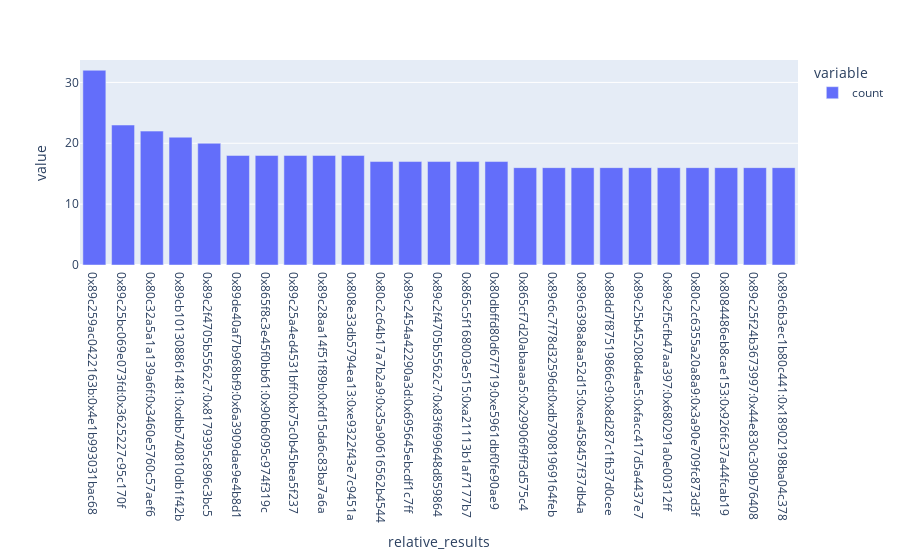

Notebook source saved alongside this figure:
### Code cell
px.bar(sitios_relativos)

### Figure 1 — Plotly figure (JSON) as saved in the notebook; plotly's stock layout.template omitted (floating-point values rounded to 4 significant figures)
{"data": [{"alignmentgroup": "True", "hovertemplate": "variable=count<br>relative_results=%{x}<br>value=%{y}<extra></extra>", "legendgroup": "count", "marker": {"color": "#636efa", "pattern": {"shape": ""}}, "name": "count", "offsetgroup": "count", "orientation": "v", "showlegend": true, "textposition": "auto", "type": "bar", "x": ["0x89c259ac0422163b:0x4e1b993031bac68", "0x89c25bc069e073fd:0x3625227c95c170f", "0x80c32a5a1a139a6f:0x3460e5760c57aef6", "0x89cb101308861481:0xdbb740810db1f42b", "0x89c2f4705b5562c7:0x8179395c896c3bc5", "0x89de40af7b968bf9:0x6a3909dae9e4b8d1", "0x865f8c3e45f0bb61:0x90b6095c974f319c", "0x89c25a4ed4531bff:0xb75c0b45bea5f237", "0x89c28aa14f51f89b:0xfd15da6c83ba7a6a", "0x808e33db5794ea13:0xe9322f43e7c9451a", "0x80c2c64b17a7b2a9:0x35a90616562b4544", "0x89c2454a42290a3d:0x695645ebcdf1c7ff", "0x89c2f4705b5562c7:0x83f699648d859864", "0x865c5f168003e515:0xa21113b1af7177b7", "0x80dbffd80d67f719:0xe5961dbf0fe90ae9", "0x865cf7d20abaaaa5:0x29906f9ff3d575c4", "0x89c6c7f78d32596d:0xdb79081969164feb", "0x89c6398a8aa52d15:0xea458457f37db4a", "0x88dd7f87519866c9:0x8d287c1fb37d0cee", "0x89c25b45208d4ae5:0xfacc417d5a4437e7", "0x89c2f5cfb47aa397:0x680291a0e00312ff", "0x80c2c6355a20a8a9:0x3a90e709fc873d3f", "0x8084486eb8cae153:0x926fc37a44fcab19", "0x89c25f24b3673997:0x44e830c309b76408", "0x89c6b3ec1b80c441:0x18902198ba04c378"], "xaxis": "x", "y": [32, 23, 22, 21, 20, 18, 18, 18, 18, 18, 17, 17, 17, 17, 17, 16, 16, 16, 16, 16, 16, 16, 16, 16, 16], "yaxis": "y"}], "layout": {"barmode": "relative", "legend": {"title": {"text": "variable"}, "tracegroupgap": 0}, "margin": {"t": 60}, "xaxis": {"anchor": "y", "domain": [0, 1], "title": {"text": "relative_results"}}, "yaxis": {"anchor": "x", "domain": [0, 1], "title": {"text": "value"}}}}
